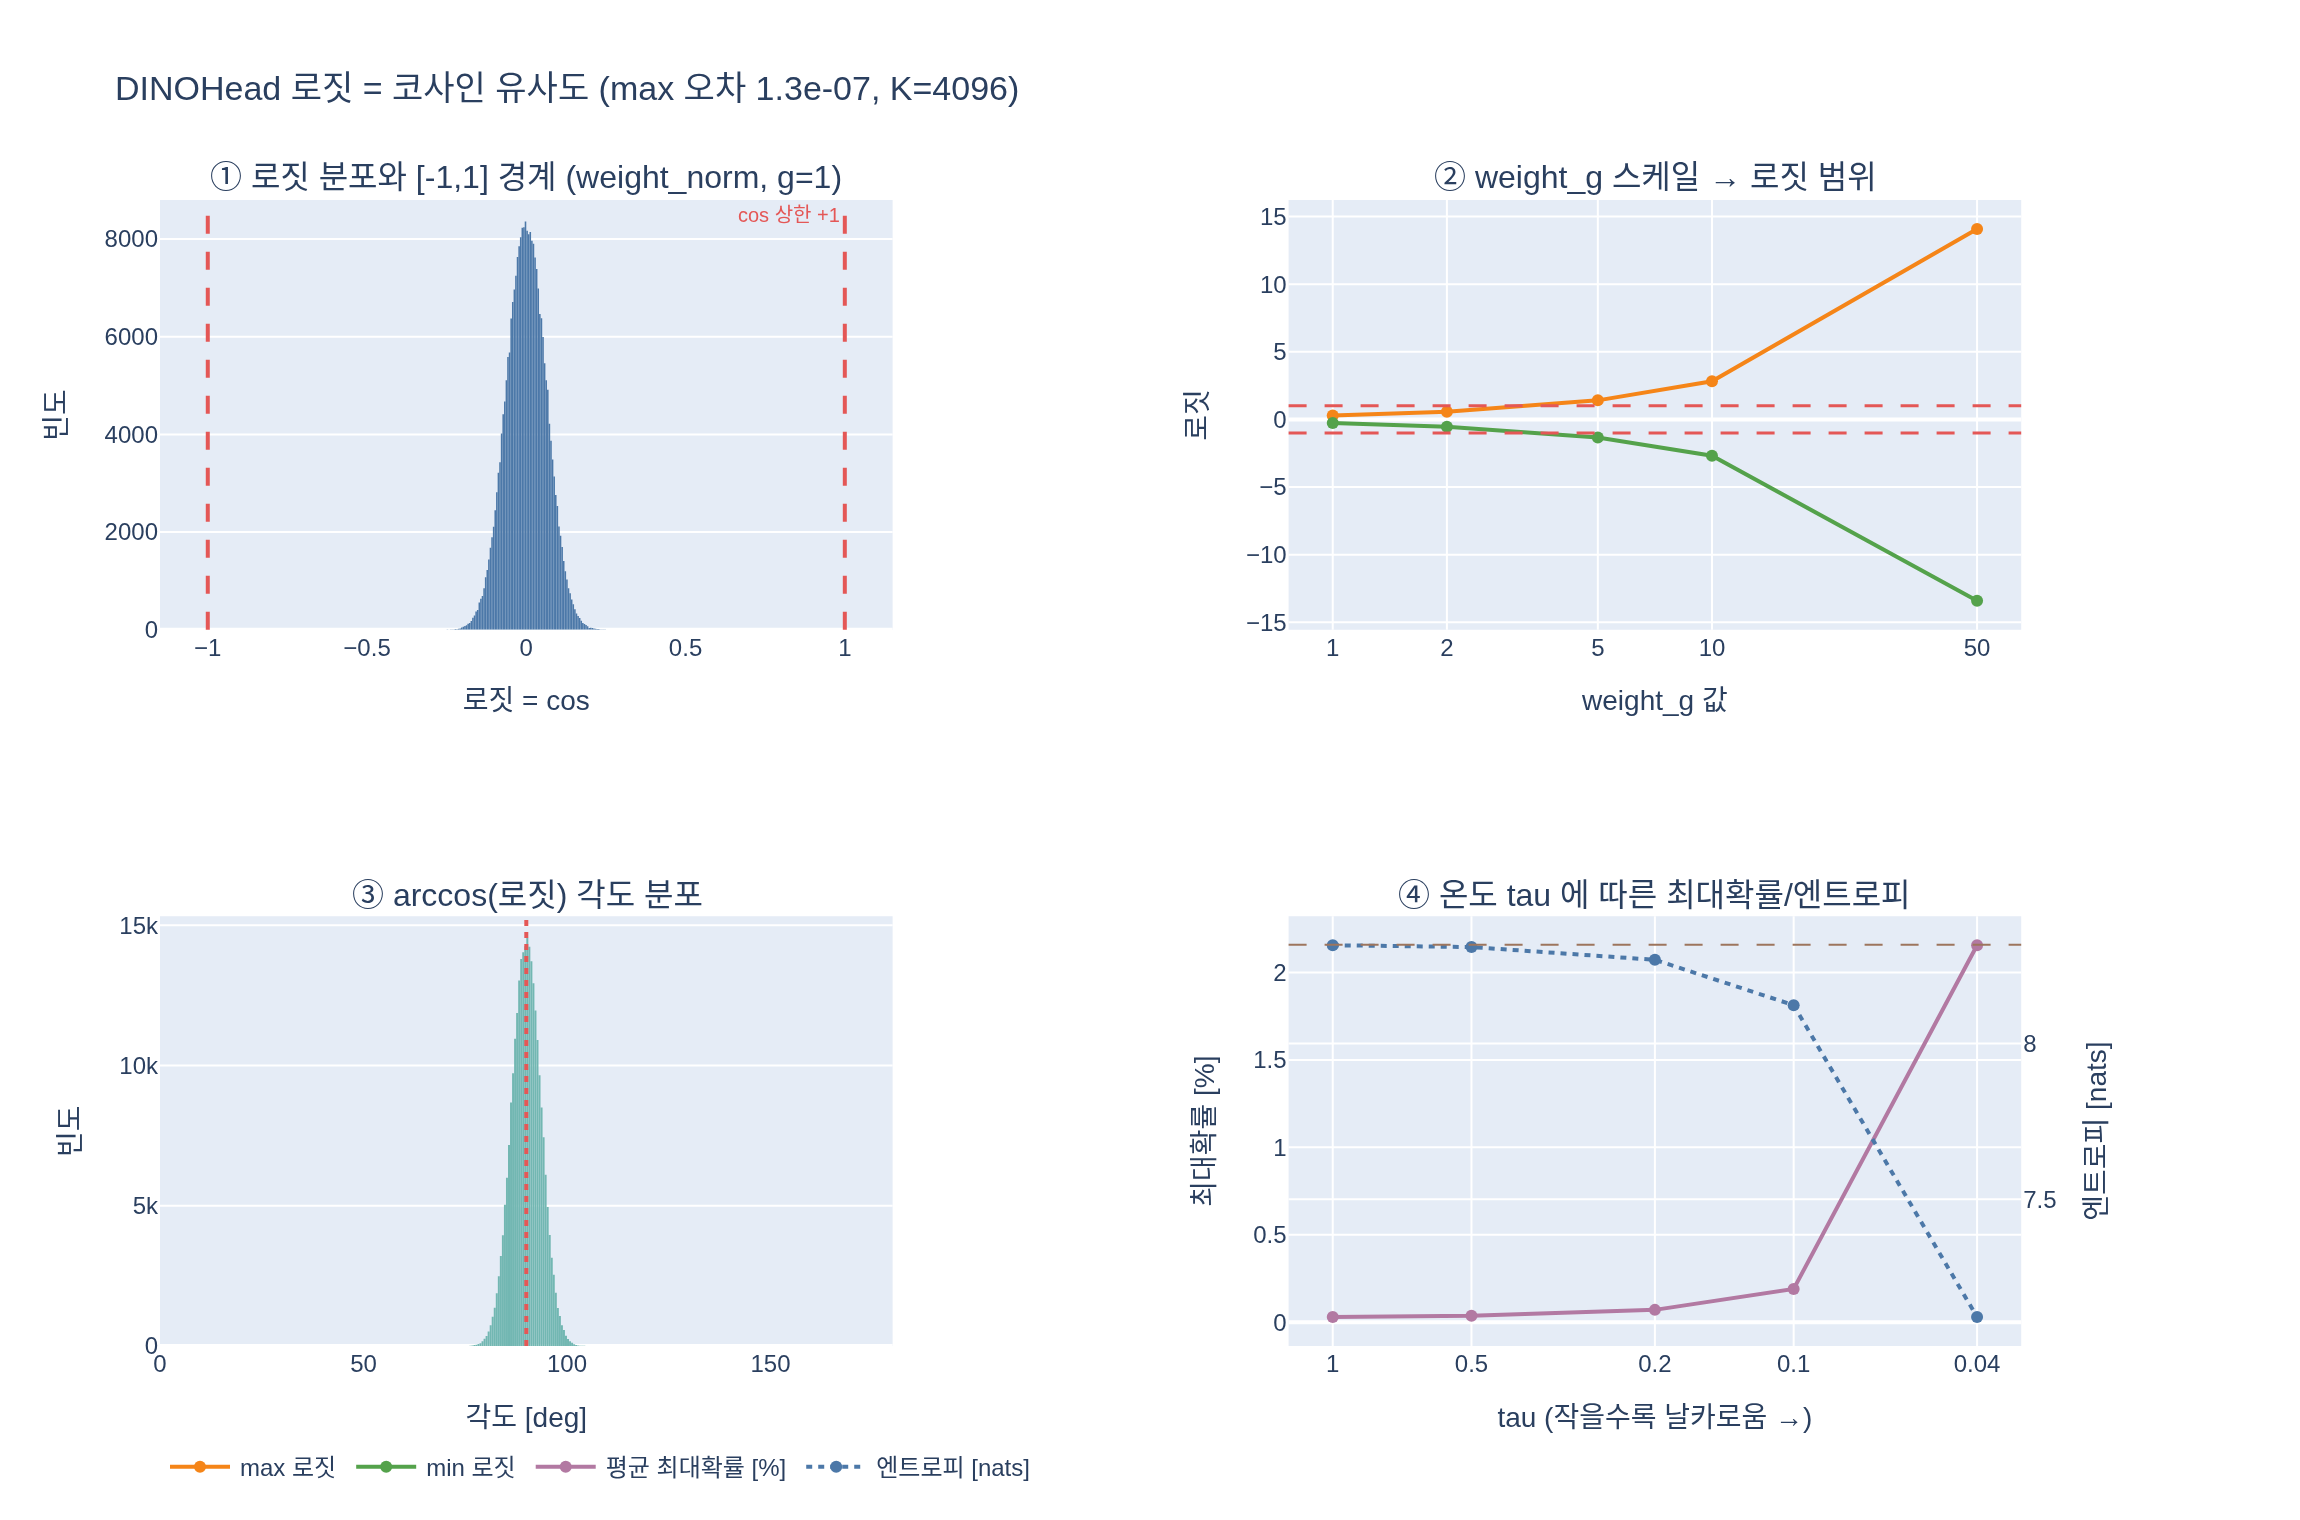

Recreate this plot in Python.
# %% [markdown]
# # 로짓이 코사인 유사도임을 수치로 확인하기
#
# `DINOHead` 의 마지막 층은 `weight_norm` 이 걸린 bias 없는 `nn.Linear` 다.
# `weight_norm` 은 각 행(프로토타입)을 **크기 $g_k$** 와 **방향 $v_k/\lVert v_k\rVert$** 로 분해한다.
#
# $$
# w_k = g_k\,\frac{v_k}{\lVert v_k \rVert}
# $$
#
# DINO는 $g_k \leftarrow 1$ 로 채우고 `norm_last_layer=True` 면 학습에서 제외한다.
# 입력도 forward 안에서 L2 정규화되므로 $\lVert \tilde u \rVert = 1$ 이고,
#
# $$
# z_k = w_k^{\top}\tilde u = \frac{v_k^{\top}\tilde u}{\lVert v_k\rVert}
#     = \cos\angle(v_k,\ \tilde u)\ \in [-1,\ 1]
# $$
#
# 이 스크립트는 이걸 **말로 믿지 않고 수치로** 확인한다:
# `F.normalize(head.last_layer.weight_v, dim=-1)` 과 정규화된 병목 출력의 내적을
# 손으로 계산해 실제 로짓과 비교하면 최대 오차가 float32 기계 오차 수준
# (카드에서는 `8.9e-08`, 이 스크립트에서는 `1.27e-07` — 둘 다 float32 eps `1.19e-07` 근처)이다.

# %%
import math
import os
import sys

import torch
import torch.nn.functional as F
import torch.nn as nn
import plotly.graph_objects as go
from plotly.subplots import make_subplots

DINO_ROOT = "/home/sungwoo/projects/swcho/dino"
if DINO_ROOT not in sys.path:
    sys.path.insert(0, DINO_ROOT)
from vision_transformer import DINOHead  # noqa: E402

HERE = os.path.dirname(os.path.abspath(__file__)) if "__file__" in globals() else os.getcwd()
torch.manual_seed(0)


def _show(fig):
    try:
        from IPython import get_ipython
        if get_ipython() is not None:  # VSCode 셀/Jupyter에서만 렌더링
            fig.show()
    except ImportError:
        pass


def wn_params(linear):
    """weight_norm 의 (g, v) 를 반환. 구/신 API 모두 대응.

    - 구 API `nn.utils.weight_norm`  : linear.weight_g / linear.weight_v
    - 신 API `nn.utils.parametrizations.weight_norm`
      : linear.parametrizations.weight.original0 / original1
    """
    if hasattr(linear, "weight_g"):
        return linear.weight_g, linear.weight_v
    p = linear.parametrizations.weight
    return p.original0, p.original1


print("torch", torch.__version__)

# %% [markdown]
# ## ① `weight_g` 는 전부 1이고 학습되지 않는다
#
# `DINOHead.__init__` 이 `weight_g.data.fill_(1)` 후 `requires_grad = False` 로 못박는다.
# 이 두 조건이 깨지면 아래 등식이 성립하지 않으므로 먼저 확인한다.

# %%
D_IN, K, BOTTLENECK = 384, 4096, 256           # ViT-S(384) → bottleneck 256 → K개 프로토타입
head = DINOHead(in_dim=D_IN, out_dim=K, norm_last_layer=True)
head.eval()

g, v = wn_params(head.last_layer)
print(f"weight_g shape        {tuple(g.shape)}")
print(f"weight_v shape        {tuple(v.shape)}")
print(f"weight_g 전부 1?      {bool((g == 1).all())}")
print(f"weight_g.requires_grad {g.requires_grad}   (norm_last_layer=True)")
print(f"weight_v.requires_grad {v.requires_grad}")
print(f"weight_v 행 노름 범위  [{v.norm(dim=-1).min():.4f}, {v.norm(dim=-1).max():.4f}]  "
      f"← 1이 아니다(정규화 대상)")

# 출력:
# torch 2.4.0+cu121
# weight_g shape        (4096, 1)
# weight_v shape        (4096, 256)
# weight_g 전부 1?      True
# weight_g.requires_grad False   (norm_last_layer=True)
# weight_v.requires_grad True
# weight_v 행 노름 범위  [0.5115, 0.6378]  ← 1이 아니다(정규화 대상)

# %% [markdown]
# ## ② 손으로 계산한 코사인 vs 실제 로짓
#
# forward를 쪼개서 `mlp` 출력 $u$, 정규화된 $\tilde u$, 로짓 $z$ 를 각각 꺼낸 뒤
#
# $$
# \hat z = \tilde u \cdot \operatorname{normalize}(v)^{\top}
# $$
#
# 를 직접 계산해 $\max|\hat z - z|$ 를 본다.

# %%
B = 64
x = torch.randn(B, D_IN)

with torch.no_grad():
    u = head.mlp(x)                              # (B, 256) 병목 출력
    un = F.normalize(u, dim=-1, p=2)             # ★ 하이퍼구 투영
    z = head.last_layer(un)                      # (B, K) 로짓
    z_full = head(x)                             # 전체 forward (동일해야 함)

    protos = F.normalize(v, dim=-1, p=2)         # (K, 256) 프로토타입 방향
    z_hat = un @ protos.t()                      # 손으로 계산한 코사인

print(f"mlp 출력 u      {tuple(u.shape)}  노름 평균 {u.norm(dim=-1).mean():.4f}")
print(f"정규화 후 un    {tuple(un.shape)}  노름 평균 {un.norm(dim=-1).mean():.6f}")
print(f"로짓 z          {tuple(z.shape)}")
print(f"forward 일치     {torch.allclose(z, z_full, atol=1e-6)}")
err = (z_hat - z).abs().max().item()
print(f"\n★ max|손계산 코사인 - 로짓| = {err:.2e}")
print(f"   allclose(atol=1e-6)?      {torch.allclose(z_hat, z, atol=1e-6)}")
print(f"   참고: float32 eps         {torch.finfo(torch.float32).eps:.2e}")

# 출력:
# mlp 출력 u      (64, 256)  노름 평균 1.4752
# 정규화 후 un    (64, 256)  노름 평균 1.000000
# 로짓 z          (64, 4096)
# forward 일치     True
#
# ★ max|손계산 코사인 - 로짓| = 1.27e-07
#    allclose(atol=1e-6)?      True
#    참고: float32 eps         1.19e-07
#
# 카드의 8.9e-08 과 자릿수가 같다(둘 다 float32 eps=1.19e-07 근처).
# 정확한 값은 시드·배치 크기·K 에 따라 달라진다(여기선 seed=0, B=64, K=4096) —
# 의미는 언제나 "완전 일치, 차이는 부동소수점 반올림뿐".

# %% [markdown]
# ## ③ 로짓 범위와 각도 분포
#
# 코사인이라면 로짓은 구조적으로 $[-1,1]$ 안에 있어야 한다.
# $\theta_k = \arccos z_k$ 로 각도로 바꿔 보면, 고차원(256차원)에서 무작위 방향끼리는
# 거의 직교하므로 $90^\circ$ 근처에 몰린 좁은 분포가 나온다.

# %%
zf = z.flatten()
print(f"로짓 min/max   [{zf.min():.6f}, {zf.max():.6f}]")
print(f"|로짓| <= 1 ?   {bool((zf.abs() <= 1.0 + 1e-6).all())}")
print(f"로짓 평균/표준편차 {zf.mean():+.5f} / {zf.std():.5f}   (1/sqrt(256)={1/math.sqrt(BOTTLENECK):.5f})")

ang = torch.rad2deg(torch.arccos(zf.clamp(-1, 1)))
print(f"\n각도 min/max   [{ang.min():.2f}°, {ang.max():.2f}°]")
print(f"각도 평균      {ang.mean():.2f}°   ← 고차원에서 거의 직교")
for q in [0.0, 0.01, 0.5, 0.99, 1.0]:
    print(f"  분위 {q:>4.2f}: {torch.quantile(ang, q):.2f}°")

# 출력:
# 로짓 min/max   [-0.263183, 0.282858]
# |로짓| <= 1 ?   True
# 로짓 평균/표준편차 -0.00007 / 0.06244   (1/sqrt(256)=0.06250)
#
# 각도 min/max   [73.57°, 105.26°]
# 각도 평균      90.00°   ← 고차원에서 거의 직교
#   분위 0.00: 73.57°
#   분위 0.01: 81.66°
#   분위 0.50: 90.01°
#   분위 0.99: 98.37°
#   분위 1.00: 105.26°
#
# 표준편차가 1/sqrt(256)=0.0625 와 거의 같다 — 무작위 단위벡터 내적의 이론값이다.
# 로짓은 [-1,1] 을 쓸 수는 있지만 초기화 직후엔 그 중심 ±0.28 정도만 쓴다.

# %% [markdown]
# ## ④ 대조 실험: `norm_last_layer=False` 로 스케일을 풀면
#
# `weight_g.requires_grad` 가 `True` 가 되어 학습이 프로토타입 **크기**를 바꿀 수 있다.
# $g_k \ne 1$ 이면
#
# $$
# z_k = g_k \cos\angle(v_k, \tilde u)
# $$
#
# 이므로 로짓은 더 이상 $[-1,1]$ 에 갇히지 않는다. `weight_g` 를 인위적으로 키워 확인한다.

# %%
head_free = DINOHead(in_dim=D_IN, out_dim=K, norm_last_layer=False)
head_free.eval()
g2, v2 = wn_params(head_free.last_layer)
print(f"norm_last_layer=False → weight_g.requires_grad = {g2.requires_grad}")
print(f"norm_last_layer=True  → weight_g.requires_grad = {g.requires_grad}")

scales = [1.0, 2.0, 5.0, 10.0, 50.0]
rng = []
with torch.no_grad():
    un2 = F.normalize(head_free.mlp(x), dim=-1, p=2)
    for s in scales:
        g2.data.fill_(s)
        zs = head_free.last_layer(un2)
        rng.append((s, zs.min().item(), zs.max().item()))
        print(f"  weight_g={s:>5.1f} → 로짓 범위 [{zs.min():+.4f}, {zs.max():+.4f}]  "
              f"{'[-1,1] 안' if zs.abs().max() <= 1 else '★ [-1,1] 벗어남'}")
    g2.data.fill_(1.0)

# 출력:
# norm_last_layer=False → weight_g.requires_grad = True
# norm_last_layer=True  → weight_g.requires_grad = False
#   weight_g=  1.0 → 로짓 범위 [-0.2682, +0.2816]  [-1,1] 안
#   weight_g=  2.0 → 로짓 범위 [-0.5364, +0.5631]  [-1,1] 안
#   weight_g=  5.0 → 로짓 범위 [-1.3410, +1.4078]  ★ [-1,1] 벗어남
#   weight_g= 10.0 → 로짓 범위 [-2.6820, +2.8156]  ★ [-1,1] 벗어남
#   weight_g= 50.0 → 로짓 범위 [-13.4099, +14.0779]  ★ [-1,1] 벗어남
#
# 범위가 weight_g 에 정확히 비례한다 → z_k = g_k * cos 임을 다시 확인.
# DINO 는 ViT 에서 이걸 풀면 불안정하다고 보고했다(convnet + 큰 배치에서만 권고).

# %% [markdown]
# ## ⑤ 프로토타입 하나가 로짓을 독식할 수 있나
#
# 붕괴(collapse)의 가장 값싼 경로는 **한 프로토타입이 노름을 키워 항상 argmax가 되는 것**이다.
# 두 경우를 비교한다.
#
# * **weight_norm 있음**: $v_0$ 의 노름을 100배로 키워도 `normalize` 가 지워버려 로짓 불변.
# * **weight_norm 없음**(생 `nn.Linear`): $w_0$ 를 100배 키우면 그 로짓만 100배 → 독식.
#   ($\cos < 0$ 인 샘플에서는 -100배가 되어 argmax가 아니라 argmin이 된다. 그래서
#   argmax 비율이 100%가 아니라 "$\cos_0>0$ 인 샘플 비율"에 가깝다 — 어느 쪽이든
#   출력이 프로토타입 0 하나에 지배된다는 점은 같다.)

# %%
BOOST = 100.0
with torch.no_grad():
    # (a) weight_norm 있음 — v[0] 노름만 키운다
    z_before = head.last_layer(un).clone()
    v.data[0] *= BOOST
    z_after = head.last_layer(un)
    win_wn = (z_after.argmax(dim=-1) == 0).float().mean().item()
    print("[weight_norm 있음]")
    print(f"  v[0] 노름 {v[0].norm()/BOOST:.4f} → {v[0].norm():.4f}  ({BOOST:.0f}배)")
    print(f"  로짓 0열 변화 최대 {(z_after[:, 0] - z_before[:, 0]).abs().max():.2e}  ← 변화 없음")
    print(f"  전체 로짓 변화 최대 {(z_after - z_before).abs().max():.2e}")
    print(f"  프로토타입 0이 argmax인 비율 {win_wn*100:.1f}%  (무작위 기대치 {100/K:.3f}%)")
    v.data[0] /= BOOST  # 원복

    # (b) weight_norm 없음 — 같은 가중치를 생 Linear 로 복사
    plain = nn.Linear(BOTTLENECK, K, bias=False)
    plain.weight.data.copy_(F.normalize(v, dim=-1))     # 시작은 동일한 코사인 헤드
    zp_before = plain(un)
    plain.weight.data[0] *= BOOST
    zp_after = plain(un)
    win_plain = (zp_after.argmax(dim=-1) == 0).float().mean().item()
    pos = zp_before[:, 0] > 0
    extreme = ((zp_after.argmax(-1) == 0) | (zp_after.argmin(-1) == 0)).float().mean().item()
    print("\n[weight_norm 없음 (생 Linear)]")
    print(f"  w[0] 노름 1.0000 → {plain.weight[0].norm():.4f}")
    print(f"  로짓 0열: {zp_before[:, 0].abs().mean():.4f} → {zp_after[:, 0].abs().mean():.4f}")
    print(f"  로짓 범위 [{zp_after.min():+.3f}, {zp_after.max():+.3f}]  ★ [-1,1] 완전 이탈")
    print(f"  프로토타입 0이 argmax인 비율 {win_plain*100:.1f}%  "
          f"(cos_0>0 인 샘플 비율 {pos.float().mean()*100:.1f}%)")
    print(f"  프로토타입 0이 argmax 또는 argmin인 비율 {extreme*100:.1f}%  ★ 출력 독식")

# 출력:
# [weight_norm 있음]
#   v[0] 노름 0.6082 → 60.8242  (100배)
#   로짓 0열 변화 최대 2.98e-08  ← 변화 없음
#   전체 로짓 변화 최대 2.98e-08
#   프로토타입 0이 argmax인 비율 0.0%  (무작위 기대치 0.024%)
#
# [weight_norm 없음 (생 Linear)]
#   w[0] 노름 1.0000 → 100.0000
#   로짓 0열: 0.0464 → 4.6411
#   로짓 범위 [-14.018, +17.388]  ★ [-1,1] 완전 이탈
#   프로토타입 0이 argmax인 비율 57.8%  (cos_0>0 인 샘플 비율 59.4%)
#   프로토타입 0이 argmax 또는 argmin인 비율 95.3%  ★ 출력 독식
#
# weight_norm 이 있으면 노름 100배가 2.98e-08(= 반올림 오차) 만큼도 로짓을 못 바꾼다.
# 없으면 프로토타입 0 하나가 거의 모든 샘플의 극값을 차지한다 — 붕괴의 값싼 경로.

# %% [markdown]
# ## ⑥ 온도 $\tau = 0.1$ 의 역할
#
# 로짓이 $[-1,1]$ 이면 softmax를 그냥 씌워도 $K=4096$ 개가 거의 균등해진다
# ($\log 4096 = 8.32$ nats). 그래서 DINO는
#
# $$
# p = \operatorname{softmax}\!\left(\frac{z}{\tau}\right),\qquad \tau_s = 0.1
# $$
#
# 로 나눠 대비를 만든다. $[-1,1]$ 이라는 고정 스케일이 있으니 $\tau$ 가 **해석 가능한**
# 하이퍼파라미터가 된다는 게 핵심이다.

# %%
print(f"log K = {math.log(K):.4f} nats (완전 균등)\n")
taus = [1.0, 0.5, 0.2, 0.1, 0.04]
ent_rows = []
for t in taus:
    p = F.softmax(z / t, dim=-1)
    pmax = p.max(dim=-1).values.mean().item()
    ent = (-(p * p.clamp_min(1e-12).log()).sum(dim=-1)).mean().item()
    ent_rows.append((t, pmax, ent))
    print(f"  tau={t:<5.2f} 최대확률 평균 {pmax*100:7.4f}%   엔트로피 {ent:.4f} nats "
          f"({ent/math.log(K)*100:5.1f}% of logK)")

# 출력:
# log K = 8.3178 nats (완전 균등)
#
#   tau=1.00  최대확률 평균  0.0305%   엔트로피 8.3158 nats (100.0% of logK)
#   tau=0.50  최대확률 평균  0.0379%   엔트로피 8.3100 nats ( 99.9% of logK)
#   tau=0.20  최대확률 평균  0.0713%   엔트로피 8.2691 nats ( 99.4% of logK)
#   tau=0.10  최대확률 평균  0.1907%   엔트로피 8.1234 nats ( 97.7% of logK)
#   tau=0.04  최대확률 평균  2.1553%   엔트로피 7.1219 nats ( 85.6% of logK)
#
# 균등분포의 최대확률은 1/4096 = 0.0244% 다. tau=0.1 에서 0.19% 이니 이미 8배 대비.
#
# 초기화 직후라 tau=0.1 에서도 여전히 거의 균등하다 — 학습이 진행되며
# 프로토타입 방향이 특징 방향과 정렬되면 코사인이 커지고 분포가 날카로워진다.

# %% [markdown]
# ## 시각화
#
# 1. 로짓 히스토그램 + $[-1,1]$ 경계 — 실제 분포는 경계에 닿지도 않는다
# 2. `weight_g` 스케일에 따른 로짓 범위 변화 (④)
# 3. $\arccos$ 각도 분포 — $90^\circ$ 근처
# 4. 온도별 평균 최대확률 / 엔트로피 (⑥)

# %%
fig = make_subplots(
    rows=2, cols=2,
    subplot_titles=(
        "① 로짓 분포와 [-1,1] 경계 (weight_norm, g=1)",
        "② weight_g 스케일 → 로짓 범위",
        "③ arccos(로짓) 각도 분포",
        "④ 온도 tau 에 따른 최대확률/엔트로피",
    ),
    specs=[[{}, {}], [{}, {"secondary_y": True}]],
)

# (1) 로짓 히스토그램
fig.add_trace(go.Histogram(x=zf.numpy(), nbinsx=120, name="로짓",
                           marker_color="#4C78A8", showlegend=False), row=1, col=1)
for b in (-1.0, 1.0):
    fig.add_vline(x=b, line=dict(color="#E45756", dash="dash", width=2), row=1, col=1)
fig.add_annotation(x=1.0, y=1.0, yref="y domain", text="cos 상한 +1", showarrow=False,
                   xanchor="right", font=dict(color="#E45756", size=10), row=1, col=1)
fig.update_xaxes(range=[-1.15, 1.15], title_text="로짓 = cos", row=1, col=1)
fig.update_yaxes(title_text="빈도", row=1, col=1)

# (2) weight_g 스케일 → 범위
sc = [r[0] for r in rng]
fig.add_trace(go.Scatter(x=sc, y=[r[2] for r in rng], mode="lines+markers",
                         name="max 로짓", line=dict(color="#F58518")), row=1, col=2)
fig.add_trace(go.Scatter(x=sc, y=[r[1] for r in rng], mode="lines+markers",
                         name="min 로짓", line=dict(color="#54A24B")), row=1, col=2)
for b in (-1.0, 1.0):
    fig.add_hline(y=b, line=dict(color="#E45756", dash="dash", width=1.5), row=1, col=2)
fig.update_xaxes(title_text="weight_g 값", type="log", row=1, col=2,
                 tickvals=scales, ticktext=[f"{s:g}" for s in scales])
fig.update_yaxes(title_text="로짓", row=1, col=2)

# (3) 각도 히스토그램
fig.add_trace(go.Histogram(x=ang.numpy(), nbinsx=100, name="각도",
                           marker_color="#72B7B2", showlegend=False), row=2, col=1)
fig.add_vline(x=90.0, line=dict(color="#E45756", dash="dot", width=2), row=2, col=1)
fig.update_xaxes(title_text="각도 [deg]", range=[0, 180], row=2, col=1)
fig.update_yaxes(title_text="빈도", row=2, col=1)

# (4) 온도별 최대확률 / 엔트로피
tt = [r[0] for r in ent_rows]
fig.add_trace(go.Scatter(x=tt, y=[r[1] * 100 for r in ent_rows], mode="lines+markers",
                         name="평균 최대확률 [%]", line=dict(color="#B279A2")),
              row=2, col=2, secondary_y=False)
fig.add_trace(go.Scatter(x=tt, y=[r[2] for r in ent_rows], mode="lines+markers",
                         name="엔트로피 [nats]", line=dict(color="#4C78A8", dash="dot")),
              row=2, col=2, secondary_y=True)
fig.add_hline(y=math.log(K), line=dict(color="#9D755D", dash="dash", width=1),
              row=2, col=2, secondary_y=True)
fig.update_xaxes(title_text="tau (작을수록 날카로움 →)", type="log", autorange="reversed",
                 tickvals=taus, ticktext=[f"{t:g}" for t in taus], row=2, col=2)
fig.update_yaxes(title_text="최대확률 [%]", secondary_y=False, row=2, col=2)
fig.update_yaxes(title_text="엔트로피 [nats]", secondary_y=True, row=2, col=2)

fig.update_layout(
    height=760, width=1150, bargap=0.02,
    title_text=f"DINOHead 로짓 = 코사인 유사도 (max 오차 {err:.1e}, K={K})",
    legend=dict(orientation="h", y=-0.08),
)
_show(fig)

png_path = os.path.join(HERE, "expy.png")
try:
    fig.write_image(png_path, scale=2)   # kaleido 필요
    print(f"저장: {png_path}")
except Exception as e:  # noqa: BLE001
    print(f"이미지 저장 실패({type(e).__name__}): {e}")

# 출력:
# 저장: .../expy.png

# %% [markdown]
# ## 한 줄 요약
#
# `F.normalize(head.last_layer.weight_v, dim=-1)` 과 정규화된 병목 출력의 내적은
# 실제 로짓과 float32 반올림 오차(이 실행 `1.27e-07`, 카드 기준 `8.9e-08`) 안에서 일치한다.
# 즉 로짓은 **정의상** 코사인 유사도이고, `weight_g=1` 고정이 그 $[-1,1]$ 스케일을
# 지켜서 "노름 키워 독식하기" 붕괴 경로를 원천 차단한다(⑤).
